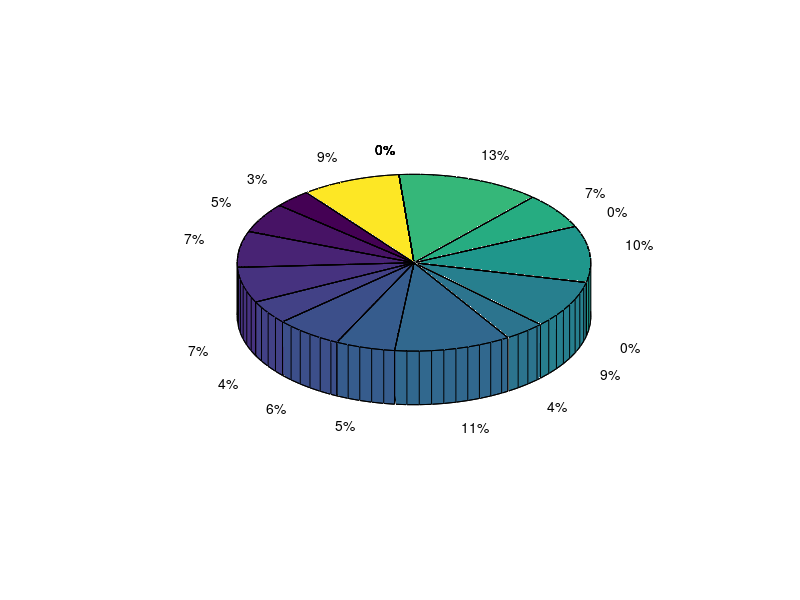

This figure's MATLAB source: (Note: this script raises an error after producing the figure.)
%loads in data from Project.m
load Project

%creates a figure for the histogram and compiles a numeric spreadsheet from
...imported data
figure('name','Pie')
piedata = [tab_neighv(:,2),tab_neighc(:,2)]
piedata = cell2mat(piedata);

%Defines bin size
binedges = (50:50:1100)

%Calculates average number of crime for bins with neighborhoods by dividing
...summed crime by number of neighborhoods in bins
a = sum(piedata(find(piedata(:,1) <= 50),2))./length(find(piedata(:,1) <= 50))
b = sum(piedata(find(piedata(:,1) > 50 & piedata(:,1) <= 100),2))./length(find(piedata(:,1) > 50 & piedata(:,1) <= 100))
c = sum(piedata(find(piedata(:,1) > 100 & piedata(:,1) <= 150),2))./length(find(piedata(:,1) > 100 & piedata(:,1) <= 150))
d = sum(piedata(find(piedata(:,1) > 150 & piedata(:,1) <= 200),2))./length(find(piedata(:,1) > 150 & piedata(:,1) <= 200))
e = sum(piedata(find(piedata(:,1) > 200 & piedata(:,1) <= 250),2))./length(find(piedata(:,1) > 200 & piedata(:,1) <= 250))
f = sum(piedata(find(piedata(:,1) > 250 & piedata(:,1) <= 300),2))./length(find(piedata(:,1) > 250 & piedata(:,1) <= 300))
g = sum(piedata(find(piedata(:,1) > 300 & piedata(:,1) <= 350),2))./length(find(piedata(:,1) > 300 & piedata(:,1) <= 350))
h = sum(piedata(find(piedata(:,1) > 350 & piedata(:,1) <= 400),2))./length(find(piedata(:,1) > 350 & piedata(:,1) <= 400))
i = sum(piedata(find(piedata(:,1) > 400 & piedata(:,1) <= 450),2))./length(find(piedata(:,1) > 400 & piedata(:,1) <= 450))
j = sum(piedata(find(piedata(:,1) > 450 & piedata(:,1) <= 500),2))./length(find(piedata(:,1) > 450 & piedata(:,1) <= 500))
k = sum(piedata(find(piedata(:,1) > 500 & piedata(:,1) <= 550),2))
l = sum(piedata(find(piedata(:,1) > 550 & piedata(:,1) <= 600),2))./length(find(piedata(:,1) > 550 & piedata(:,1) <= 600))
m = sum(piedata(find(piedata(:,1) > 600 & piedata(:,1) <= 650),2))
n = sum(piedata(find(piedata(:,1) > 650 & piedata(:,1) <= 700),2))./length(find(piedata(:,1) > 650 & piedata(:,1) <= 700))
o = sum(piedata(find(piedata(:,1) > 700 & piedata(:,1) <= 750),2))./length(find(piedata(:,1) > 700 & piedata(:,1) <= 750))
p = sum(piedata(find(piedata(:,1) > 750 & piedata(:,1) <= 800),2))
q = sum(piedata(find(piedata(:,1) > 800 & piedata(:,1) <= 850),2))
r = sum(piedata(find(piedata(:,1) > 850 & piedata(:,1) <= 900),2))
s = sum(piedata(find(piedata(:,1) > 900 & piedata(:,1) <= 950),2))
t = sum(piedata(find(piedata(:,1) > 950 & piedata(:,1) <= 1000),2))
u = sum(piedata(find(piedata(:,1) > 1000 & piedata(:,1) <= 1050),2))
v = sum(piedata(find(piedata(:,1) > 1050 & piedata(:,1) <= 1100),2))./length(find(piedata(:,1) > 1050 & piedata(:,1) <= 1100))

%Setting matrix to store crime data
AvgVacantHomesPerBin = [a,b,c,d,e,f,g,h,i,j,k,l,m,n,o,p,q,r,s,t,u,v]

%Generates 3-D pie chart with crime data
pie3(AvgVacantHomesPerBin)

%Generates text and legend
percentagetext = findobj(p,'Type','text')
percentvalues = get(percentagetext,'String')
txt = {'50: ';'100: ';'150: ';'200: ';'250: ';'300: ';'350: ';'400: ';'450: ';'500: ';'600: ';'700: ';'750: ';'1100: '}
txt = flipud(txt)
combinedtxt = strcat(txt,percentvalues)
for i = 1:14
    percentagetext(i).String = combinedtxt(i);
end
pieslicelabels = {'0-50 Vacant Homes','50-100 Vacant Homes','100-150 Vacant Homes','150-200 Vacant Homes','200-250 Vacant Homes','250-300 Vacant Homes','300-350 Vacant Homes','350-400 Vacant Homes','400-450 Vacant Homes','450-500 Vacant Homes','550-600 Vacant Homes','650-700 Vacant Homes','700-750 Vacant Homes','1050-1100 Vacant Homes'}
legend(pieslicelabels,'Location','bestoutside')